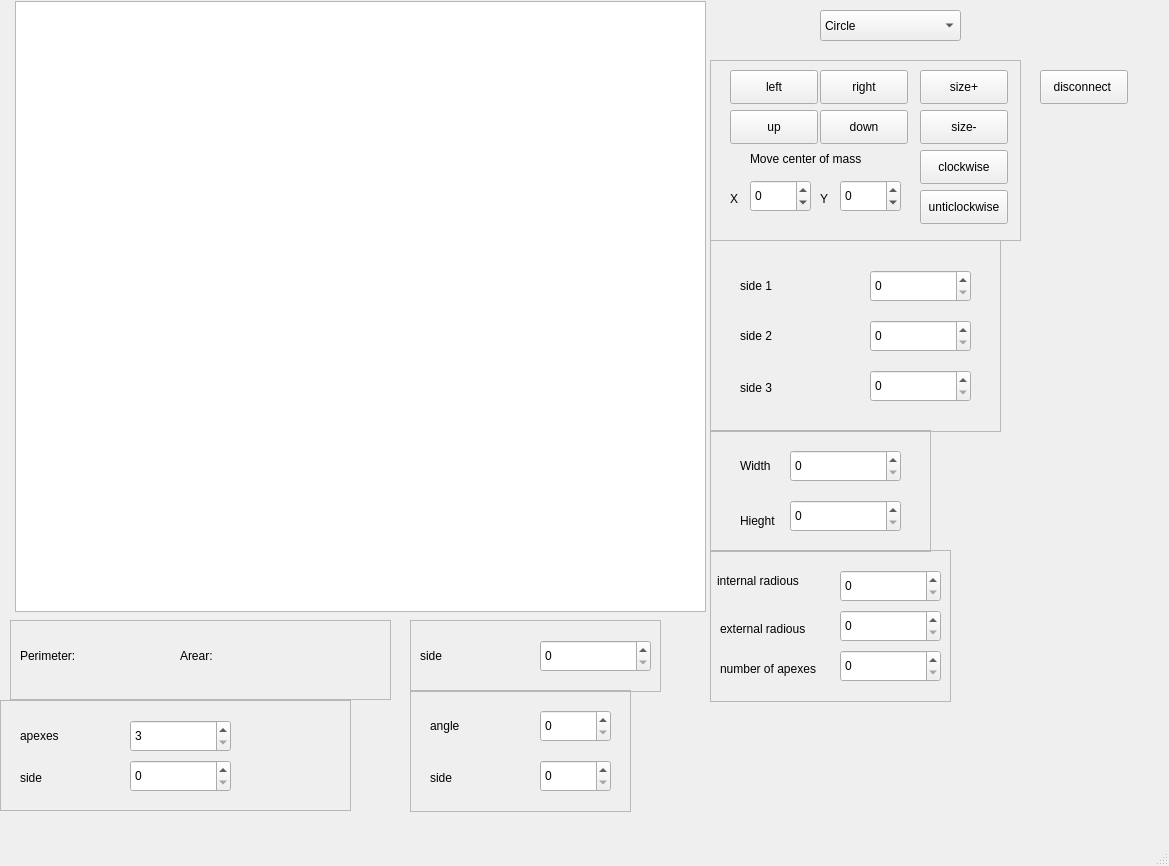
<?xml version="1.0" encoding="UTF-8"?>
<ui version="4.0">
 <class>MainWindow</class>
 <widget class="QMainWindow" name="MainWindow">
  <property name="geometry">
   <rect>
    <x>0</x>
    <y>0</y>
    <width>1169</width>
    <height>866</height>
   </rect>
  </property>
  <property name="minimumSize">
   <size>
    <width>1169</width>
    <height>673</height>
   </size>
  </property>
  <property name="windowTitle">
   <string>MainWindow</string>
  </property>
  <widget class="QWidget" name="centralwidget">
   <widget class="QGraphicsView" name="graphicsView">
    <property name="geometry">
     <rect>
      <x>15</x>
      <y>1</y>
      <width>691</width>
      <height>611</height>
     </rect>
    </property>
   </widget>
   <widget class="QComboBox" name="comboBox">
    <property name="geometry">
     <rect>
      <x>820</x>
      <y>10</y>
      <width>141</width>
      <height>31</height>
     </rect>
    </property>
    <item>
     <property name="text">
      <string>Circle</string>
     </property>
    </item>
    <item>
     <property name="text">
      <string>Triangle</string>
     </property>
    </item>
    <item>
     <property name="text">
      <string>Rectangle</string>
     </property>
    </item>
    <item>
     <property name="text">
      <string>Square</string>
     </property>
    </item>
    <item>
     <property name="text">
      <string>Star</string>
     </property>
    </item>
    <item>
     <property name="text">
      <string>Rhombus</string>
     </property>
    </item>
    <item>
     <property name="text">
      <string>Hexagon</string>
     </property>
    </item>
    <item>
     <property name="text">
      <string>Custom</string>
     </property>
    </item>
   </widget>
   <widget class="QFrame" name="frame_7">
    <property name="geometry">
     <rect>
      <x>10</x>
      <y>620</y>
      <width>381</width>
      <height>80</height>
     </rect>
    </property>
    <property name="frameShape">
     <enum>QFrame::StyledPanel</enum>
    </property>
    <property name="frameShadow">
     <enum>QFrame::Raised</enum>
    </property>
    <widget class="QLabel" name="label_17">
     <property name="geometry">
      <rect>
       <x>10</x>
       <y>20</y>
       <width>81</width>
       <height>31</height>
      </rect>
     </property>
     <property name="text">
      <string>Perimeter:</string>
     </property>
    </widget>
    <widget class="QLabel" name="ar">
     <property name="geometry">
      <rect>
       <x>280</x>
       <y>20</y>
       <width>61</width>
       <height>31</height>
      </rect>
     </property>
     <property name="text">
      <string/>
     </property>
    </widget>
    <widget class="QLabel" name="label_19">
     <property name="geometry">
      <rect>
       <x>170</x>
       <y>20</y>
       <width>51</width>
       <height>31</height>
      </rect>
     </property>
     <property name="text">
      <string>Arear: </string>
     </property>
    </widget>
   </widget>
   <widget class="QLabel" name="per">
    <property name="geometry">
     <rect>
      <x>110</x>
      <y>640</y>
      <width>61</width>
      <height>31</height>
     </rect>
    </property>
    <property name="text">
     <string/>
    </property>
   </widget>
   <widget class="QFrame" name="hexagon">
    <property name="geometry">
     <rect>
      <x>0</x>
      <y>700</y>
      <width>351</width>
      <height>111</height>
     </rect>
    </property>
    <property name="frameShape">
     <enum>QFrame::StyledPanel</enum>
    </property>
    <property name="frameShadow">
     <enum>QFrame::Raised</enum>
    </property>
    <widget class="QLabel" name="label_15">
     <property name="geometry">
      <rect>
       <x>20</x>
       <y>20</y>
       <width>51</width>
       <height>31</height>
      </rect>
     </property>
     <property name="text">
      <string>apexes</string>
     </property>
    </widget>
    <widget class="QLabel" name="label_16">
     <property name="geometry">
      <rect>
       <x>20</x>
       <y>67</y>
       <width>61</width>
       <height>21</height>
      </rect>
     </property>
     <property name="text">
      <string>side</string>
     </property>
    </widget>
    <widget class="QSpinBox" name="spinBox_11">
     <property name="geometry">
      <rect>
       <x>130</x>
       <y>20</y>
       <width>101</width>
       <height>32</height>
      </rect>
     </property>
     <property name="minimum">
      <number>3</number>
     </property>
     <property name="maximum">
      <number>10</number>
     </property>
    </widget>
    <widget class="QSpinBox" name="spinBox_12">
     <property name="geometry">
      <rect>
       <x>130</x>
       <y>60</y>
       <width>101</width>
       <height>32</height>
      </rect>
     </property>
     <property name="minimum">
      <number>0</number>
     </property>
     <property name="maximum">
      <number>300</number>
     </property>
    </widget>
   </widget>
   <widget class="QFrame" name="frame_3">
    <property name="geometry">
     <rect>
      <x>410</x>
      <y>620</y>
      <width>251</width>
      <height>72</height>
     </rect>
    </property>
    <property name="frameShape">
     <enum>QFrame::StyledPanel</enum>
    </property>
    <property name="frameShadow">
     <enum>QFrame::Raised</enum>
    </property>
    <widget class="QLabel" name="label_9">
     <property name="geometry">
      <rect>
       <x>10</x>
       <y>20</y>
       <width>41</width>
       <height>31</height>
      </rect>
     </property>
     <property name="text">
      <string>side</string>
     </property>
    </widget>
    <widget class="QSpinBox" name="spinBox_5">
     <property name="geometry">
      <rect>
       <x>130</x>
       <y>20</y>
       <width>111</width>
       <height>32</height>
      </rect>
     </property>
     <property name="minimum">
      <number>0</number>
     </property>
     <property name="maximum">
      <number>300</number>
     </property>
     <property name="value">
      <number>0</number>
     </property>
    </widget>
   </widget>
   <widget class="QFrame" name="frame_5">
    <property name="geometry">
     <rect>
      <x>410</x>
      <y>690</y>
      <width>221</width>
      <height>122</height>
     </rect>
    </property>
    <property name="frameShape">
     <enum>QFrame::StyledPanel</enum>
    </property>
    <property name="frameShadow">
     <enum>QFrame::Raised</enum>
    </property>
    <widget class="QSpinBox" name="spinBox_9">
     <property name="geometry">
      <rect>
       <x>130</x>
       <y>20</y>
       <width>71</width>
       <height>32</height>
      </rect>
     </property>
    </widget>
    <widget class="QSpinBox" name="spinBox_10">
     <property name="geometry">
      <rect>
       <x>130</x>
       <y>70</y>
       <width>71</width>
       <height>32</height>
      </rect>
     </property>
    </widget>
    <widget class="QLabel" name="label_13">
     <property name="geometry">
      <rect>
       <x>20</x>
       <y>20</y>
       <width>71</width>
       <height>31</height>
      </rect>
     </property>
     <property name="text">
      <string>angle</string>
     </property>
    </widget>
    <widget class="QLabel" name="label_14">
     <property name="geometry">
      <rect>
       <x>20</x>
       <y>77</y>
       <width>61</width>
       <height>21</height>
      </rect>
     </property>
     <property name="text">
      <string>side</string>
     </property>
    </widget>
   </widget>
   <widget class="QFrame" name="frame_2">
    <property name="geometry">
     <rect>
      <x>710</x>
      <y>430</y>
      <width>221</width>
      <height>122</height>
     </rect>
    </property>
    <property name="frameShape">
     <enum>QFrame::StyledPanel</enum>
    </property>
    <property name="frameShadow">
     <enum>QFrame::Raised</enum>
    </property>
    <widget class="QLabel" name="label_7">
     <property name="geometry">
      <rect>
       <x>30</x>
       <y>20</y>
       <width>61</width>
       <height>31</height>
      </rect>
     </property>
     <property name="text">
      <string>Width</string>
     </property>
    </widget>
    <widget class="QSpinBox" name="spinBox_3">
     <property name="geometry">
      <rect>
       <x>80</x>
       <y>20</y>
       <width>111</width>
       <height>32</height>
      </rect>
     </property>
     <property name="minimum">
      <number>0</number>
     </property>
     <property name="maximum">
      <number>300</number>
     </property>
     <property name="value">
      <number>0</number>
     </property>
    </widget>
    <widget class="QSpinBox" name="spinBox_4">
     <property name="geometry">
      <rect>
       <x>80</x>
       <y>70</y>
       <width>111</width>
       <height>32</height>
      </rect>
     </property>
     <property name="minimum">
      <number>0</number>
     </property>
     <property name="maximum">
      <number>300</number>
     </property>
     <property name="value">
      <number>0</number>
     </property>
    </widget>
    <widget class="QLabel" name="label_8">
     <property name="geometry">
      <rect>
       <x>30</x>
       <y>80</y>
       <width>58</width>
       <height>21</height>
      </rect>
     </property>
     <property name="text">
      <string>Hieght</string>
     </property>
    </widget>
   </widget>
   <widget class="QFrame" name="frame_4">
    <property name="geometry">
     <rect>
      <x>710</x>
      <y>550</y>
      <width>241</width>
      <height>152</height>
     </rect>
    </property>
    <property name="frameShape">
     <enum>QFrame::StyledPanel</enum>
    </property>
    <property name="frameShadow">
     <enum>QFrame::Raised</enum>
    </property>
    <widget class="QLabel" name="label_10">
     <property name="geometry">
      <rect>
       <x>7</x>
       <y>20</y>
       <width>101</width>
       <height>21</height>
      </rect>
     </property>
     <property name="text">
      <string>internal radious</string>
     </property>
    </widget>
    <widget class="QSpinBox" name="spinBox_6">
     <property name="geometry">
      <rect>
       <x>130</x>
       <y>20</y>
       <width>101</width>
       <height>32</height>
      </rect>
     </property>
     <property name="maximum">
      <number>300</number>
     </property>
    </widget>
    <widget class="QSpinBox" name="spinBox_7">
     <property name="geometry">
      <rect>
       <x>130</x>
       <y>60</y>
       <width>101</width>
       <height>32</height>
      </rect>
     </property>
     <property name="maximum">
      <number>300</number>
     </property>
    </widget>
    <widget class="QSpinBox" name="spinBox_8">
     <property name="geometry">
      <rect>
       <x>130</x>
       <y>100</y>
       <width>101</width>
       <height>32</height>
      </rect>
     </property>
     <property name="maximum">
      <number>300</number>
     </property>
    </widget>
    <widget class="QLabel" name="label_11">
     <property name="geometry">
      <rect>
       <x>10</x>
       <y>70</y>
       <width>121</width>
       <height>18</height>
      </rect>
     </property>
     <property name="text">
      <string>external radious</string>
     </property>
    </widget>
    <widget class="QLabel" name="label_12">
     <property name="geometry">
      <rect>
       <x>10</x>
       <y>110</y>
       <width>121</width>
       <height>18</height>
      </rect>
     </property>
     <property name="text">
      <string>number of apexes</string>
     </property>
    </widget>
   </widget>
   <widget class="QFrame" name="frame">
    <property name="geometry">
     <rect>
      <x>710</x>
      <y>240</y>
      <width>291</width>
      <height>192</height>
     </rect>
    </property>
    <property name="frameShape">
     <enum>QFrame::StyledPanel</enum>
    </property>
    <property name="frameShadow">
     <enum>QFrame::Raised</enum>
    </property>
    <widget class="QLabel" name="label_4">
     <property name="geometry">
      <rect>
       <x>30</x>
       <y>30</y>
       <width>61</width>
       <height>31</height>
      </rect>
     </property>
     <property name="text">
      <string>side 1</string>
     </property>
    </widget>
    <widget class="QSpinBox" name="firstSide">
     <property name="geometry">
      <rect>
       <x>160</x>
       <y>30</y>
       <width>101</width>
       <height>32</height>
      </rect>
     </property>
     <property name="minimum">
      <number>0</number>
     </property>
     <property name="maximum">
      <number>300</number>
     </property>
     <property name="value">
      <number>0</number>
     </property>
    </widget>
    <widget class="QSpinBox" name="secondside">
     <property name="geometry">
      <rect>
       <x>160</x>
       <y>80</y>
       <width>101</width>
       <height>32</height>
      </rect>
     </property>
     <property name="minimum">
      <number>0</number>
     </property>
     <property name="maximum">
      <number>300</number>
     </property>
     <property name="value">
      <number>0</number>
     </property>
    </widget>
    <widget class="QSpinBox" name="thirdside">
     <property name="geometry">
      <rect>
       <x>160</x>
       <y>130</y>
       <width>101</width>
       <height>32</height>
      </rect>
     </property>
     <property name="minimum">
      <number>0</number>
     </property>
     <property name="maximum">
      <number>300</number>
     </property>
     <property name="value">
      <number>0</number>
     </property>
    </widget>
    <widget class="QLabel" name="label_5">
     <property name="geometry">
      <rect>
       <x>30</x>
       <y>80</y>
       <width>58</width>
       <height>31</height>
      </rect>
     </property>
     <property name="text">
      <string>side 2</string>
     </property>
    </widget>
    <widget class="QLabel" name="label_6">
     <property name="geometry">
      <rect>
       <x>30</x>
       <y>137</y>
       <width>58</width>
       <height>21</height>
      </rect>
     </property>
     <property name="text">
      <string>side 3</string>
     </property>
    </widget>
   </widget>
   <widget class="QPushButton" name="pushButton_9">
    <property name="geometry">
     <rect>
      <x>1040</x>
      <y>70</y>
      <width>88</width>
      <height>34</height>
     </rect>
    </property>
    <property name="text">
     <string>disconnect </string>
    </property>
   </widget>
   <widget class="QFrame" name="frame_6">
    <property name="geometry">
     <rect>
      <x>710</x>
      <y>60</y>
      <width>311</width>
      <height>181</height>
     </rect>
    </property>
    <property name="frameShape">
     <enum>QFrame::StyledPanel</enum>
    </property>
    <property name="frameShadow">
     <enum>QFrame::Raised</enum>
    </property>
    <widget class="QPushButton" name="pushButton">
     <property name="geometry">
      <rect>
       <x>20</x>
       <y>10</y>
       <width>88</width>
       <height>34</height>
      </rect>
     </property>
     <property name="text">
      <string>left</string>
     </property>
    </widget>
    <widget class="QPushButton" name="pushButton_3">
     <property name="geometry">
      <rect>
       <x>20</x>
       <y>50</y>
       <width>88</width>
       <height>34</height>
      </rect>
     </property>
     <property name="text">
      <string>up</string>
     </property>
    </widget>
    <widget class="QPushButton" name="pushButton_2">
     <property name="geometry">
      <rect>
       <x>110</x>
       <y>10</y>
       <width>88</width>
       <height>34</height>
      </rect>
     </property>
     <property name="text">
      <string>right</string>
     </property>
    </widget>
    <widget class="QPushButton" name="pushButton_4">
     <property name="geometry">
      <rect>
       <x>110</x>
       <y>50</y>
       <width>88</width>
       <height>34</height>
      </rect>
     </property>
     <property name="text">
      <string>down</string>
     </property>
    </widget>
    <widget class="QPushButton" name="pushButton_5">
     <property name="geometry">
      <rect>
       <x>210</x>
       <y>10</y>
       <width>88</width>
       <height>34</height>
      </rect>
     </property>
     <property name="text">
      <string>size+</string>
     </property>
    </widget>
    <widget class="QPushButton" name="pushButton_6">
     <property name="geometry">
      <rect>
       <x>210</x>
       <y>50</y>
       <width>88</width>
       <height>34</height>
      </rect>
     </property>
     <property name="text">
      <string>size-</string>
     </property>
    </widget>
    <widget class="QPushButton" name="pushButton_7">
     <property name="geometry">
      <rect>
       <x>210</x>
       <y>90</y>
       <width>88</width>
       <height>34</height>
      </rect>
     </property>
     <property name="text">
      <string>clockwise</string>
     </property>
    </widget>
    <widget class="QPushButton" name="pushButton_8">
     <property name="geometry">
      <rect>
       <x>210</x>
       <y>130</y>
       <width>88</width>
       <height>34</height>
      </rect>
     </property>
     <property name="text">
      <string>unticlockwise</string>
     </property>
    </widget>
    <widget class="QLabel" name="label">
     <property name="geometry">
      <rect>
       <x>40</x>
       <y>90</y>
       <width>151</width>
       <height>18</height>
      </rect>
     </property>
     <property name="text">
      <string>Move center of mass</string>
     </property>
    </widget>
    <widget class="QSpinBox" name="spinBox">
     <property name="geometry">
      <rect>
       <x>40</x>
       <y>120</y>
       <width>61</width>
       <height>32</height>
      </rect>
     </property>
     <property name="minimum">
      <number>-99</number>
     </property>
    </widget>
    <widget class="QLabel" name="label_2">
     <property name="geometry">
      <rect>
       <x>20</x>
       <y>130</y>
       <width>21</width>
       <height>18</height>
      </rect>
     </property>
     <property name="text">
      <string>X</string>
     </property>
    </widget>
    <widget class="QLabel" name="label_3">
     <property name="geometry">
      <rect>
       <x>110</x>
       <y>130</y>
       <width>21</width>
       <height>18</height>
      </rect>
     </property>
     <property name="text">
      <string>Y</string>
     </property>
    </widget>
    <widget class="QSpinBox" name="spinBox_2">
     <property name="geometry">
      <rect>
       <x>130</x>
       <y>120</y>
       <width>61</width>
       <height>32</height>
      </rect>
     </property>
     <property name="minimum">
      <number>-99</number>
     </property>
    </widget>
   </widget>
  </widget>
  <widget class="QMenuBar" name="menubar">
   <property name="geometry">
    <rect>
     <x>0</x>
     <y>0</y>
     <width>1169</width>
     <height>30</height>
    </rect>
   </property>
  </widget>
  <widget class="QStatusBar" name="statusbar"/>
 </widget>
 <resources/>
 <connections/>
</ui>
